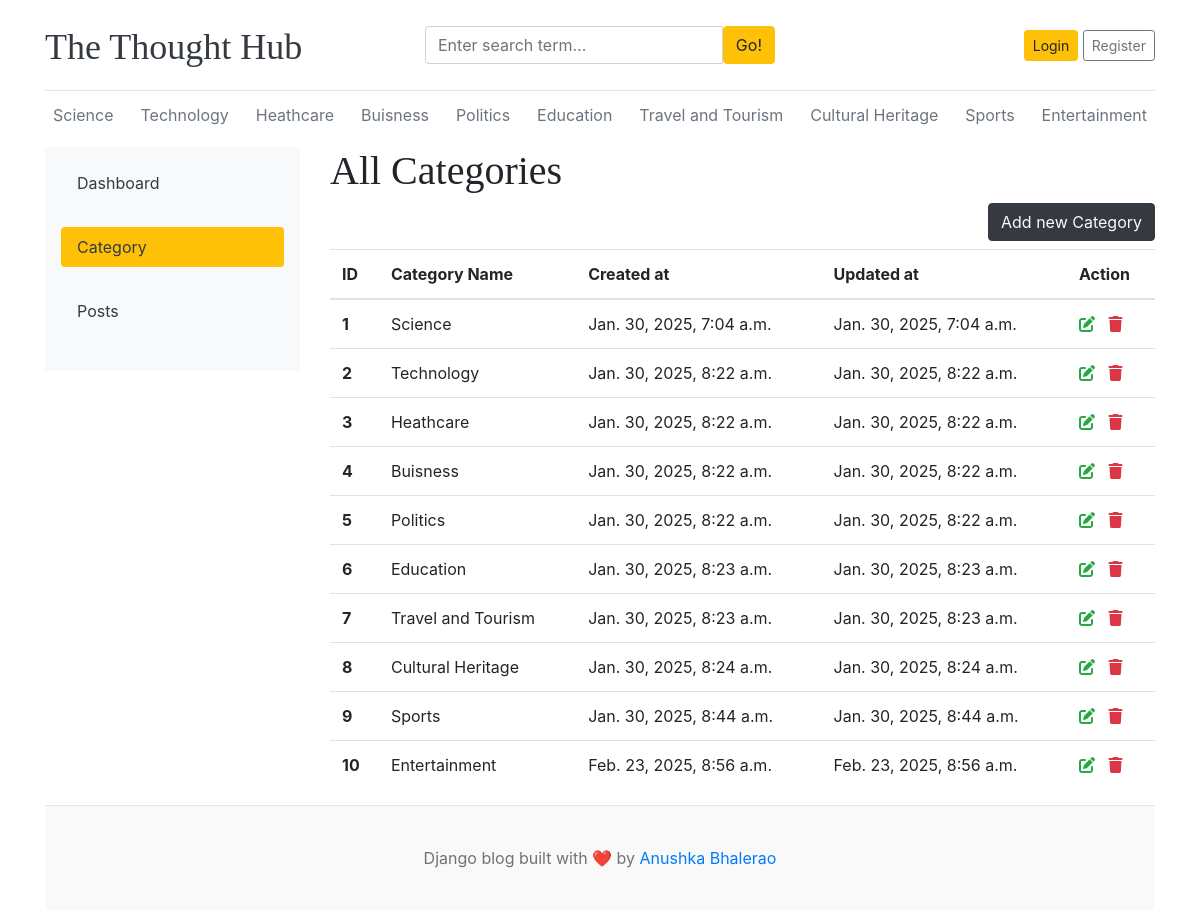
/dashboard/categories/, run on the app's committed database.
### blogs/models.py (models this page shows, shortened)
class Category(models.Model):
    category_name = models.CharField(max_length=50, unique=True)
    created_at = models.DateTimeField(auto_now_add=True)
    updated_at = models.DateTimeField(auto_now=True)
    class Meta:
        verbose_name_plural = 'Categories'

### dashboard/views.py (the view)
# urls.py: path('categories/', views.categories, name='categories'),
def categories(request):
    return render(request,'dashboard/categories.html')

### blogs/context_processors.py (called while the page is built)
def get_categories(request):
    categories = Category.objects.all()
    return {'categories': Category.objects.all()}  # Used a dictionary with a proper key

### templates/dashboard/categories.html
{% extends '../base/base.html' %}
{% block content%}
<div class="row">
   {% include './leftsidebar.html' %}
<div class="col-md-9">
  <h1>All Categories</h1>
  <a href="{% url 'add_categories' %}" class="btn btn-dark text-light float-right mb-2">Add new Category</a>
    <table class="table table-hover">
        <thead>
          <tr>
            <th>ID</th>
            <th>Category Name</th>
            <th>Created at</th>
            <th>Updated at</th>
            <th>Action</th>
          </tr>
        </thead>
        <tbody>
        {% for cat in categories %}
          <tr>
            <th>{{ forloop.counter }}</th>
            <td>{{cat.category_name}}</td>
            <td>{{ cat.created_at}}</td>
            <td>{{ cat.updated_at}}</td>
            <td>
                <a href="{% url 'edit_categories' cat.id %}"><i class="fa fa-edit text-success"></i>&nbsp;&nbsp;</a>
                <a href="{% url 'delete_categories' cat.id %}"><i class = "fa fa-trash text-danger"></i></a>
            </td>
          </tr>
        {% endfor %}
        </tbody>
      </table>
</div>
</div>
{% endblock %}

### templates/base/header.html (shortened to what this page needs)
{% load static %}
<!DOCTYPE html>
<html lang="en">
<head>
    <link href="https://getbootstrap.com/docs/4.0/dist/css/bootstrap.min.css" rel="stylesheet">
    <link rel="stylesheet" href="{% static 'css/blog.css' %}">
<link rel="stylesheet" href="https://cdnjs.cloudflare.com/ajax/libs/font-awesome/6.4.2/css/all.min.css">
</head>
<body>
    <div class="container">
        <header class="blog-header py-3">
            <div class="row flex-nowrap justify-content-between align-items-center">
                <div class="col-4 pt-1">
                    <a class="blog-header-logo text-dark" href="/">The Thought Hub</a>
                </div>
                <div class="col-4">
                    <form action= "{%url 'search'%}" method "GET">
                        <div class="input-group">
                            <input class="form-control" name = "keyword" type="text" placeholder="Enter search term..." aria-label="Enter search term..." aria-describedby="button-search" />
                            <button type = "submit" class="btn btn-warning" id="button-search" type="button">Go!</button>
                        </div>
                    </form>
                </div>
                <div class="col-4 d-flex justify-content-end align-items-center">
                    {% if not user.is_authenticated %}
                    <a class="btn btn-sm btn-warning" href="{% url 'login' %}">Login</a> &nbsp;
                    <a class="btn btn-sm btn-outline-secondary" href="{% url 'register'%}">Register</a>
                    {% else %}
                    <span><a href = "{% url 'dashboard' %}" class="nav-link text-dark btn-btn btn-warning">Dashboard</a></span> &nbsp;
                    <span><a href="{% url 'logout' %}" class="nav-link text-dark btn-btn btn-warning">Logout</a></span>
                    {% endif %}
                </div>
            </div>
        </header>
        <div class="nav-scroller py-1 mb-2">
            <nav class="nav d-flex justify-content-between">
                {% for cat in categories %}
                <a class="p-2 text-muted" href="{% url 'blogs:posts_by_category' cat.id %}">
                    {{ cat.category_name }}
                </a>
                {% empty %}
                    <span class="p-2 text-muted">No categories available</span>
                {% endfor %}
            </nav>
        </div>

### static/css/blog.css (style rules this page uses)
.blog-header { border-bottom: 1px solid #e5e5e5; }
.blog-header-logo { font-family: "Playfair Display", Georgia, "Times New Roman", serif; font-size: 2.25rem; }
h1, h2, h3, h4, h5, h6 { font-family: "Playfair Display", Georgia, "Times New Roman", serif; }

### data on the page
Category: category_name "Science", created_at "Jan. 30, 2025, 7:04 a.m.", updated_at "Jan. 30, 2025, 7:04 a.m."
Category: category_name "Technology", created_at "Jan. 30, 2025, 8:22 a.m.", updated_at "Jan. 30, 2025, 8:22 a.m."
Category: category_name "Heathcare", created_at "Jan. 30, 2025, 8:22 a.m.", updated_at "Jan. 30, 2025, 8:22 a.m."
Category: category_name "Buisness", created_at "Jan. 30, 2025, 8:22 a.m.", updated_at "Jan. 30, 2025, 8:22 a.m."
Category: category_name "Politics", created_at "Jan. 30, 2025, 8:22 a.m.", updated_at "Jan. 30, 2025, 8:22 a.m."
Category: category_name "Education", created_at "Jan. 30, 2025, 8:23 a.m.", updated_at "Jan. 30, 2025, 8:23 a.m."
Category: category_name "Travel and Tourism", created_at "Jan. 30, 2025, 8:23 a.m.", updated_at "Jan. 30, 2025, 8:23 a.m."
Category: category_name "Cultural Heritage", created_at "Jan. 30, 2025, 8:24 a.m.", updated_at "Jan. 30, 2025, 8:24 a.m."
Category: category_name "Sports", created_at "Jan. 30, 2025, 8:44 a.m.", updated_at "Jan. 30, 2025, 8:44 a.m."
Category: category_name "Entertainment", created_at "Feb. 23, 2025, 8:56 a.m.", updated_at "Feb. 23, 2025, 8:56 a.m."
